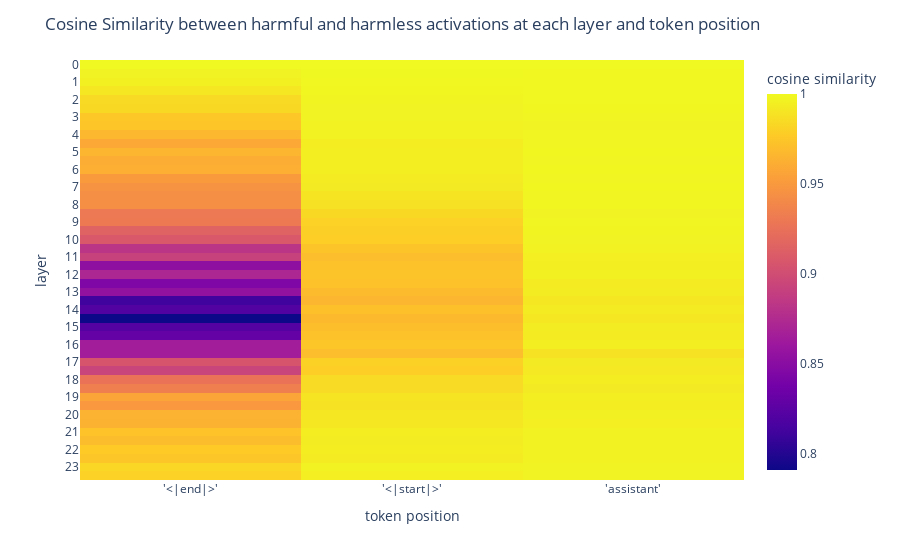

Notebook code for this chart:
### Code cell
import plotly.express as px

num_layers, num_act_modules, num_tokens = similarity_scores.shape
data = similarity_scores.reshape(-1, similarity_scores.shape[-1])
y_labels = sum([[f"{layer}-pre", f"{layer}-mid"] for layer in range(num_layers)], [])
x_labels = [repr(tok) for tok in template_suffix_toks]


fig = px.imshow(
    data,
    y=y_labels,
    labels={"x": "token position", "y": "layer", "color": "cosine similarity"},
    aspect="auto",
)
fig.update_layout(
    xaxis={
        "tickmode": "array",
        "ticktext": x_labels,
        "tickvals": list(range(len(x_labels))),
    },
    yaxis={
        "tickmode": "array",
        "ticktext": list(range(len(y_labels))),
        "tickvals": list(range(0, len(y_labels), len(act_names))),
    },
    title=(
        "Cosine Similarity between harmful and harmless activations at each layer and"
        " token position"
    ),
)
fig.show()

### Figure 1 — Plotly figure (JSON) as saved in the notebook; plotly's stock layout.template omitted (floating-point values rounded to 4 significant figures; data arrays with more than 128 entries replaced by an {"elided": "..."} marker saying what was removed)
{"data": [{"coloraxis": "coloraxis", "hovertemplate": "token position: %{x}<br>layer: %{y}<br>cosine similarity: %{z}<extra></extra>", "name": "0", "type": "heatmap", "xaxis": "x", "y": ["0-pre", "0-mid", "1-pre", "1-mid", "2-pre", "2-mid", "3-pre", "3-mid", "4-pre", "4-mid", "5-pre", "5-mid", "6-pre", "6-mid", "7-pre", "7-mid", "8-pre", "8-mid", "9-pre", "9-mid", "10-pre", "10-mid", "11-pre", "11-mid", "12-pre", "12-mid", "13-pre", "13-mid", "14-pre", "14-mid", "15-pre", "15-mid", "16-pre", "16-mid", "17-pre", "17-mid", "18-pre", "18-mid", "19-pre", "19-mid", "20-pre", "20-mid", "21-pre", "21-mid", "22-pre", "22-mid", "23-pre", "23-mid"], "yaxis": "y", "z": {"elided": "48x3 float values"}}], "layout": {"coloraxis": {"colorbar": {"title": {"text": "cosine similarity"}}, "colorscale": [[0, "#0d0887"], [0.1111, "#46039f"], [0.2222, "#7201a8"], [0.3333, "#9c179e"], [0.4444, "#bd3786"], [0.5556, "#d8576b"], [0.6667, "#ed7953"], [0.7778, "#fb9f3a"], [0.8889, "#fdca26"], [1, "#f0f921"]]}, "margin": {"t": 60}, "title": {"text": "Cosine Similarity between harmful and harmless activations at each layer and token position"}, "xaxis": {"anchor": "y", "domain": [0, 1], "tickmode": "array", "ticktext": ["'<|end|>'", "'<|start|>'", "'assistant'"], "tickvals": [0, 1, 2], "title": {"text": "token position"}}, "yaxis": {"anchor": "x", "autorange": "reversed", "domain": [0, 1], "tickmode": "array", "ticktext": [0, 1, 2, 3, 4, 5, 6, 7, 8, 9, 10, 11, 12, 13, 14, 15, 16, 17, 18, 19, 20, 21, 22, 23, 24, 25, 26, 27, 28, 29, 30, 31, 32, 33, 34, 35, 36, 37, 38, 39, 40, 41, 42, 43, 44, 45, 46, 47], "tickvals": [0, 2, 4, 6, 8, 10, 12, 14, 16, 18, 20, 22, 24, 26, 28, 30, 32, 34, 36, 38, 40, 42, 44, 46], "title": {"text": "layer"}}}}
